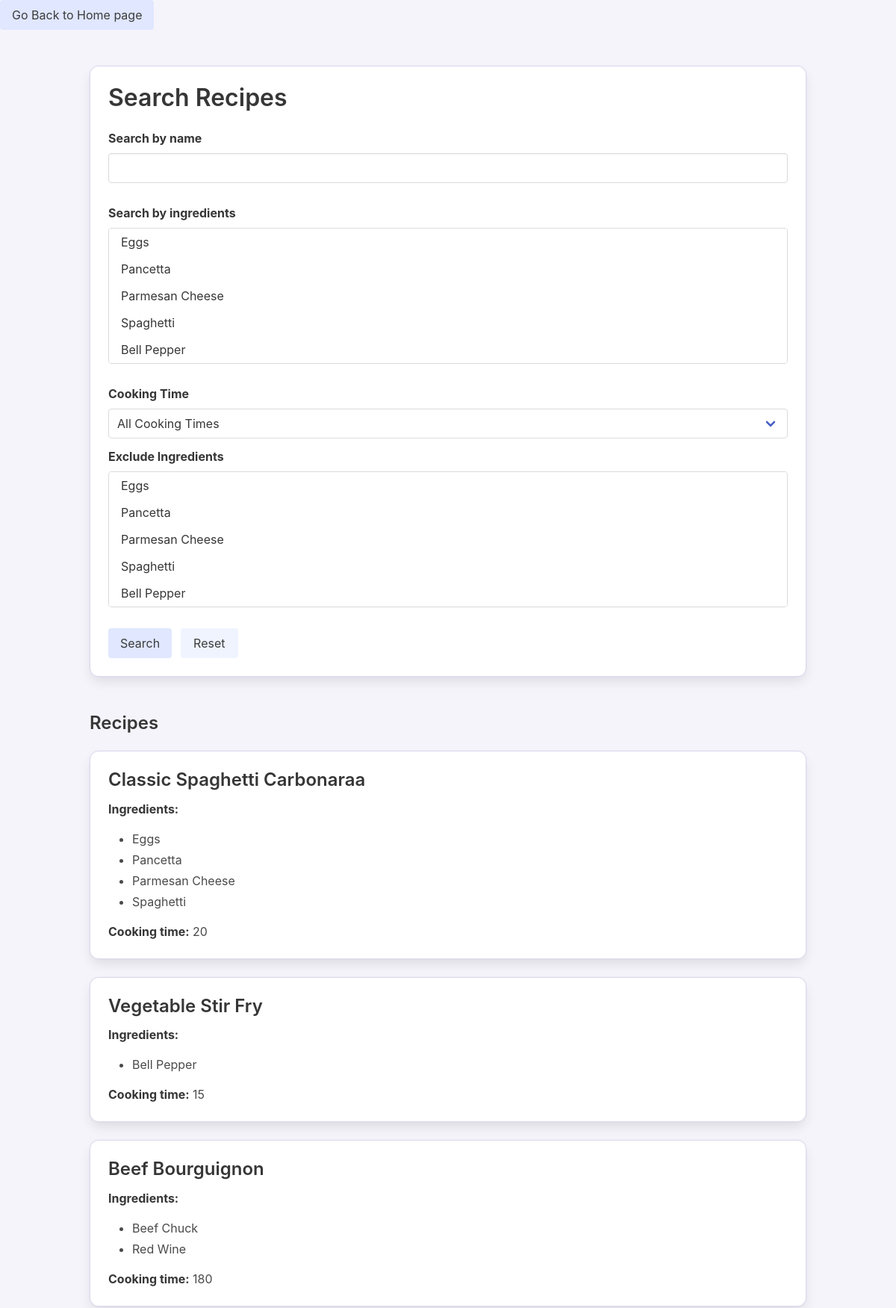
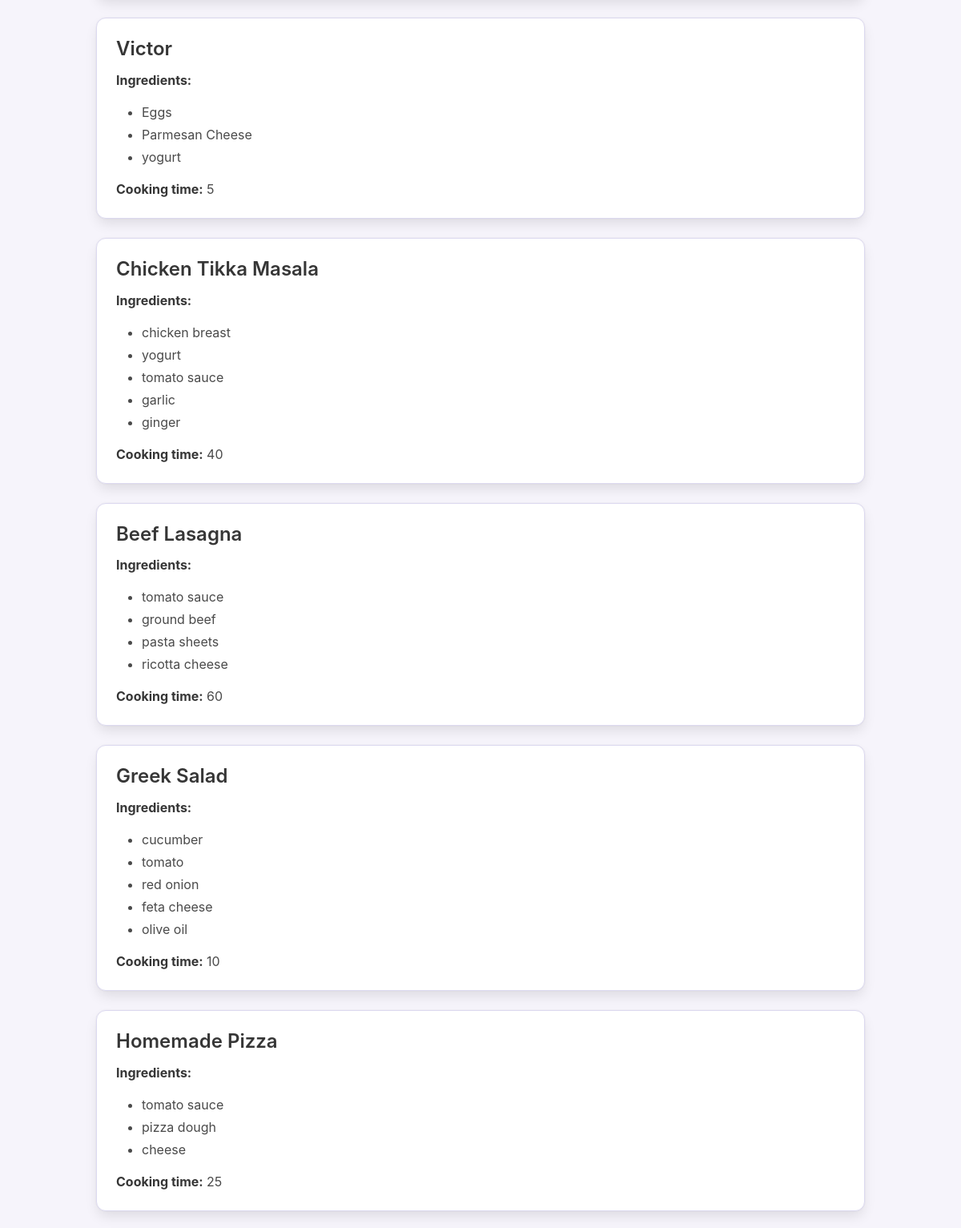
The app's page /recipe_generator/recipes/ (upper part) with its own data (2 pictures, top to bottom).
### django_recipe_generator/recipe_generator/models.py (models this page shows, shortened)
class Recipe(models.Model):
    name = models.CharField(max_length=200, validators=[MinLengthValidator(3)])
    instructions = models.TextField()
    cooking_time = models.IntegerField(validators=[MinValueValidator(1)])  # in minutes
    ingredients = models.ManyToManyField(
        Ingredient,
        through='RecipeIngredient'
    )
    objects = RecipeManager()
    class Meta:
        ordering = ['id']

class Ingredient(models.Model):
    name = models.CharField(max_length=100)
    category = models.CharField(max_length=50)  # e.g., "protein", "vegetable"
    class Meta:
        ordering = ['id']

### django_recipe_generator/recipe_generator/views.py (the view, shortened to what this page needs)
class RecipeList(ListView):
    model = Recipe
    paginate_by = 15
    template_name = "recipe_generator/recipe_list.html"
    context_object_name = 'recipes'
    def get(self, request, *args, **kwargs):
        request.session['came_from_search'] = True
        request.session['search_query'] = request.GET.urlencode()
        return super().get(request, *args, **kwargs)
    def get_queryset(self):
        query_ingredients = [
            int(i) for i in self.request.GET.getlist('query_ingredients')
            if i.isdigit()
        ]
        exclude_ingredients = [
            int(i) for i in self.request.GET.getlist('exclude_ingredients')
            if i.isdigit()
        ]
        query_name = self.request.GET.get('query_name', '')
        time_filter = self.request.GET.get('cooking_time')
        qs = Recipe.objects.search(
            query_name=query_name,
            query_ingredients=query_ingredients
        ).filter_recipes(
            time_filter=time_filter,
            exclude_ingredients=exclude_ingredients
        ).prefetch_related('ingredients').order_by('id')
        return qs
    def get_context_data(self, **kwargs):
        context = super().get_context_data(**kwargs)
        context['current_cooking_time'] = self.request.GET.get(
            'cooking_time', ''
        )
        context['all_ingredients'] = Ingredient.objects.all()
        context['query_ingredients'] = self.request.GET.getlist(
            'query_ingredients', ''
        )
        context['query_name'] = self.request.GET.get('query_name', '')
        context['exclude_ingredients'] = self.request.GET.getlist(
            'exclude_ingredients'
        )
        return context

### django_recipe_generator/recipe_generator/models.py (called while the page is built, shortened)
    def search(self, query_name=None, query_ingredients=None):
        qs = self
        if query_name:
            qs = qs.filter(name__icontains=query_name)
        return qs

    def filter_recipes(self, time_filter=None, exclude_ingredients=None):
        qs = self
        if time_filter == 'quick':
            qs = qs.filter(cooking_time__lt=20)
        elif time_filter == 'standard':
            qs = qs.filter(cooking_time__range=(20, 45))
        elif time_filter == 'long':
            qs = qs.filter(cooking_time__gt=45)
        if exclude_ingredients:
            qs = qs.exclude(ingredients__id__in=exclude_ingredients).distinct()
        return qs

    def get_queryset(self):
        return RecipeQuerySet(self.model, using=self._db)

    def search(self, query_name=None, query_ingredients=None):
        return self.get_queryset().search(query_name, query_ingredients)

### django_recipe_generator/templates/recipe_generator/recipe_list.html (shortened to what this page needs)
<!DOCTYPE html>
<html lang="en">
<head>
  <link rel="stylesheet" href="https://cdn.jsdelivr.net/npm/bulma@0.9.4/css/bulma.min.css">
</head>
<body>
    <a href="{% url 'index' %}"" class="button is-pastel">Go Back to Home page</a>
<section class="section">
  <div class="container">
    <div class="box pastel-box">
    <h1 class="title is-3">Search Recipes</h1>
      <form method="get" action=".">
        <div class="field">
          <label class="label" for="query_name">Search by name</label>
          <div class="control">
            <input class="input" type="text" name="query_name" id="query_name" value="{{ request.GET.query_name }}">
          </div>
        </div>
        <div class="field">
          <label class="label" for="query_ingredients">Search by ingredients</label>
          <div class="control">
            <div class="select is-multiple is-fullwidth">
              <select name="query_ingredients" id="query_ingredients" multiple size="5">
                {% for ingredient in all_ingredients %}
                  <option value="{{ ingredient.id }}"
                    {% if ingredient.id|stringformat:"s" in query_ingredients %}selected{% endif %}>
                  </option>
                {% endfor %}
              </select>
            </div>
          </div>
        </div>
        <div class="field">
          <label class="label" for="cooking_time">Cooking Time</label>
          <div class="control">
            <div class="select is-fullwidth">
              <select name="cooking_time" id="cooking_time">
                <option value="">All Cooking Times</option>
              </select>
            </div>
          </div>
        </div>
        <div class="field">
          <label class="label" for="exclude_ingredients">Exclude Ingredients</label>
          <div class="control">
            <div class="select is-multiple is-fullwidth">
              <select name="exclude_ingredients" id="exclude_ingredients" multiple size="5">
                {% for ingredient in all_ingredients %}
                  <option value="{{ ingredient.id }}"
                    {% if ingredient.id|stringformat:"s" in exclude_ingredients %}selected{% endif %}>
                  </option>
                {% endfor %}
              </select>
            </div>
          </div>
        </div>
        <div class="field is-grouped">
          <div class="control">
            <button class="button is-pastel" type="submit">Search</button>
          </div>
          <div class="control">
            <a href="." class="button is-light">Reset</a>
          </div>
        </div>
      </form>
    </div>
    <div class="content mt-6">
      <h1 class="title is-4">Recipes</h1>
      {% for recipe in recipes %}
        <div class="box pastel-box">
          <a href="{% url 'recipe_detail' recipe.id %}">
            <h2 class="subtitle is-4">{{ recipe.name }}</h2>
          </a>
          <p><strong>Ingredients:</strong></p>
          <ul>
            {% for ingredient in recipe.ingredients.all %}
              <li>{{ ingredient.name }}</li>
            {% endfor %}
          </ul>
          <p><strong>Cooking time:</strong> {{ recipe.cooking_time }}</p>
        </div>
      {% endfor %}
    </div>
  </div>
</section>
</body>
</html>

### django_recipe_generator/templates/recipe_generator/recipe_list.html (style rules this page uses)
body { background-color: #f6f4fb; }
.pastel-box { background-color: #ffffff; border: 1px solid #dcd9f0; border-radius: 12px; padding: 1.5rem; }
h1, h2 { color: #6c63ff; }
.button.is-pastel { background-color: #e0e7ff; color: #3c3c3c; border: none; }
.button.is-light { background-color: #f0f4ff; color: #3c3c3c; }
select, input { margin-bottom: 1rem; }

### records on screen
Recipe: name "Classic Spaghetti Carbonaraa", cooking_time "20"
Ingredient: {{ ingredient.id }} 1 (drawn), name "Eggs"
Ingredient: {{ ingredient.id }} 2 (drawn), name "Pancetta"
Ingredient: {{ ingredient.id }} 3 (drawn), name "Parmesan Cheese"
Ingredient: {{ ingredient.id }} 4 (drawn), name "Spaghetti"
Recipe: name "Vegetable Stir Fry", cooking_time "15"
Ingredient: {{ ingredient.id }} 5 (drawn), name "Bell Pepper"
Recipe: name "Beef Bourguignon", cooking_time "180"
Ingredient: {{ ingredient.id }} 6 (drawn), name "Beef Chuck"
Ingredient: name "Red Wine"
Recipe: name "Victor", cooking_time "5"
Ingredient: name "yogurt"
Recipe: name "Chicken Tikka Masala", cooking_time "40"
Ingredient: name "chicken breast"
Ingredient: name "tomato sauce"
Ingredient: name "garlic"
Ingredient: name "ginger"
Recipe: name "Beef Lasagna", cooking_time "60"
Ingredient: name "ground beef"
Ingredient: name "pasta sheets"
Ingredient: name "ricotta cheese"
Recipe: name "Greek Salad", cooking_time "10"
Ingredient: name "cucumber"
Ingredient: name "tomato"
Ingredient: name "red onion"
Ingredient: name "feta cheese"
Ingredient: name "olive oil"
Recipe: name "Homemade Pizza", cooking_time "25"
Ingredient: name "pizza dough"
Ingredient: name "cheese"
